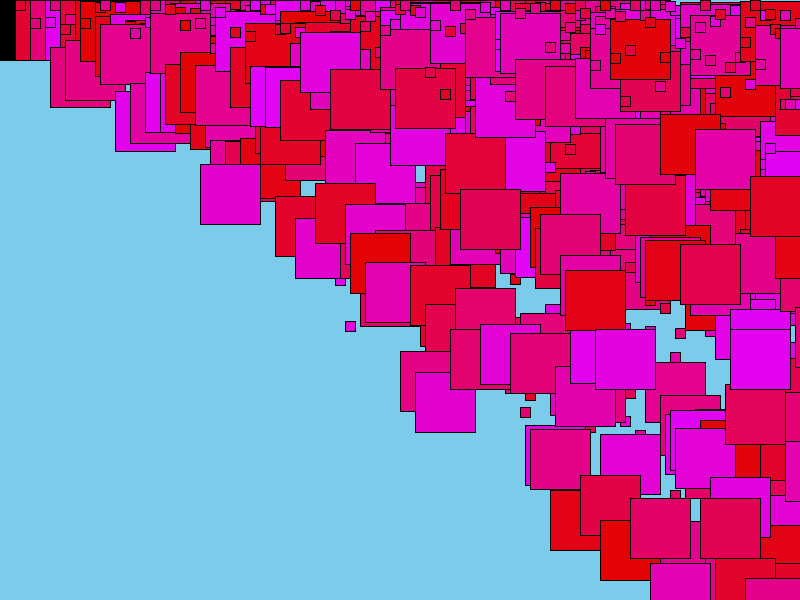
Frame 1 (no input)
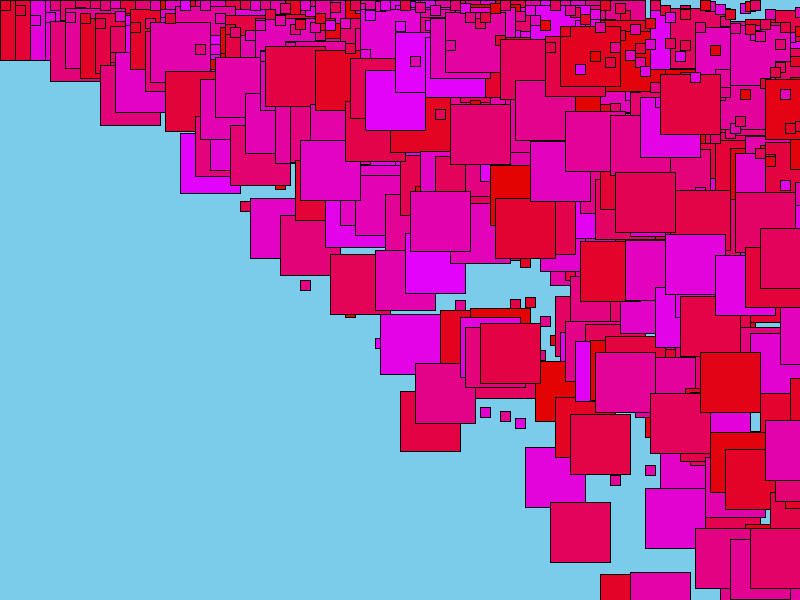
Frame 60 (the mouse pressed at the canvas centre just before this capture)
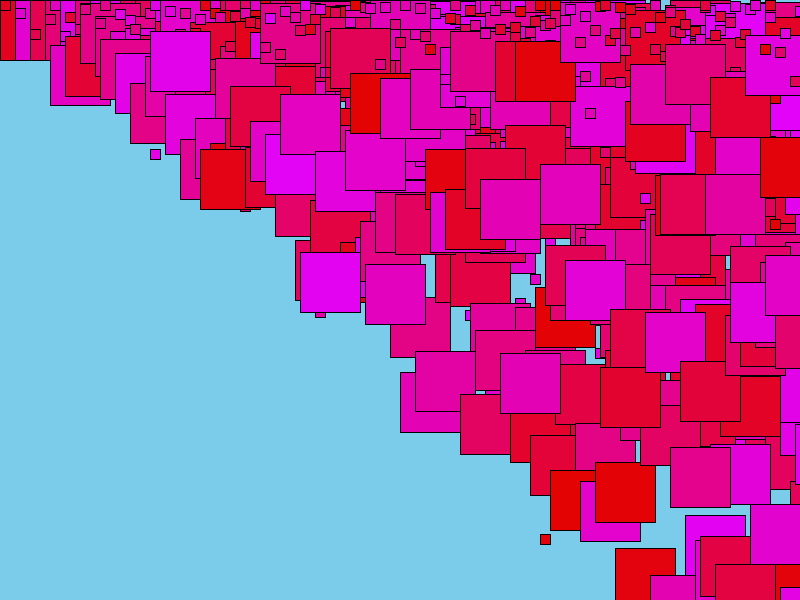
Frame 120 (the mouse held since frame 60 and released just before this capture)

The Processing sketch that drew these frames (run headless with seeded random() and noise(); from frame 60 on, the mouse is pressed at the canvas centre):

// Processing sketch: processing_131752
// ── processing_131752.pde

int L = 50;
int grad= 10;
int M =0;
int N = 0;

        
        
void setup(){
  size(800,600);
 background(123,204,234); 


}

void draw (){
 background(123,204,234); 
  while(L < height){
    
    
    fill(grad,grad,grad);
       
       random(0,10);
    L = L + 60;
    grad= grad - 10;
    
    }

 N = 0;


   while (N < width){
      while(M < 600){
      rect(M+N,random(N),60,60);
      rect(M+N,random(M),10,10);
      rect(-50,random(M),-10,-10);
           fill (227,3,random(255));
       
        
        M = M + 15;
        grad = grad + 60;
      
      }
    N = N + 50;
    M = 0;
   }

  }
  
